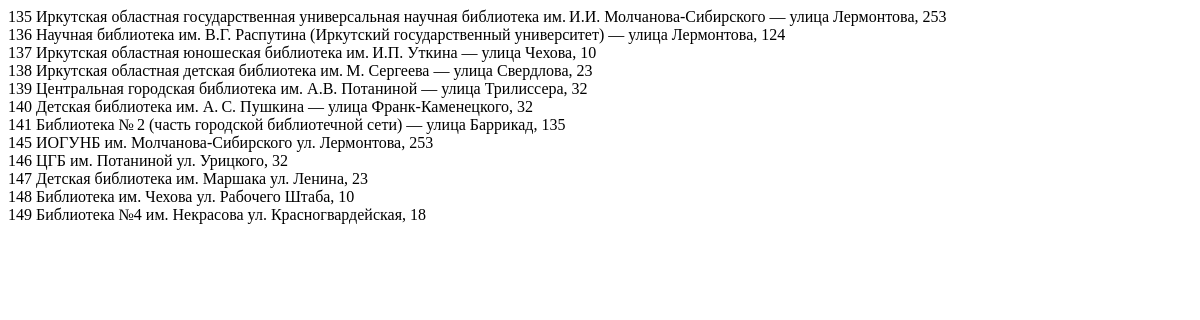
The app's page /, older data.
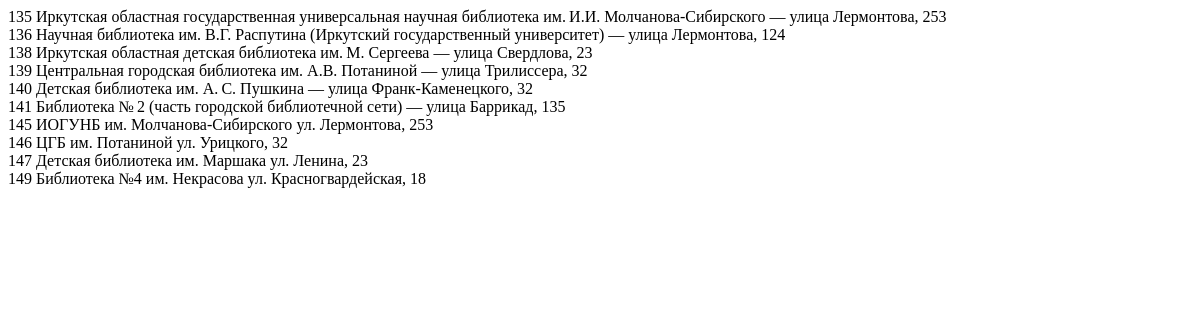
The same page, newer data.
### library/models.py (models this page shows, shortened)
class Library(models.Model):
    name = models.TextField("Название библиотеки")
    address = models.TextField("Адрес")
    user = models.ForeignKey(User, on_delete=models.CASCADE, null=True, blank=True, verbose_name="Пользователь")
    class Meta:
        verbose_name = "Библиотека"
        verbose_name_plural = "Библиотеки"

### library/views.py (the view)
# urls.py: path('', views.ShowLibraryView.as_view()),
class ShowLibraryView(TemplateView):
    template_name = "library/show_library.html"
    def get_context_data(self, **kwargs: Any) -> dict[str, Any]:
        context = super().get_context_data(**kwargs)
        context['library'] = Library.objects.all()
        return context

### templates/library/show_library.html (shortened to what this page needs)
<!DOCTYPE html>
<html lang="en">
<head>
</head>
<body>
    {% for s in library %}
    {{s.id}} {{s.name}} {{s.address}}<br>
    {% endfor %}
</body>
</html>

Row changes from the older to the newer data that the page shows:
removed Library: id "137", name "Иркутская областная юношеская библиотека им. И.П. Уткина — улица Чехова, 10"
removed Library: id "148", name "Библиотека им. Чехова", address "ул. Рабочего Штаба, 10"
